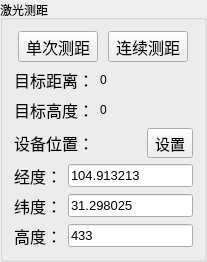
        <widget class="QGroupBox" name="groupBox_11">
         <property name="minimumSize">
          <size>
           <width>0</width>
           <height>220</height>
          </size>
         </property>
         <property name="maximumSize">
          <size>
           <width>16777215</width>
           <height>16777215</height>
          </size>
         </property>
         <property name="title">
          <string>激光测距</string>
         </property>
         <layout class="QVBoxLayout" name="verticalLayout_15">
          <item>
           <layout class="QHBoxLayout" name="horizontalLayout_7" stretch="0,0">
            <item>
             <widget class="QToolButton" name="btn_start_1_dis_2">
              <property name="enabled">
               <bool>true</bool>
              </property>
              <property name="font">
               <font>
                <family>Arial</family>
                <pointsize>12</pointsize>
               </font>
              </property>
              <property name="text">
               <string>单次测距</string>
              </property>
             </widget>
            </item>
            <item>
             <widget class="QToolButton" name="btn_start_more_dis">
              <property name="enabled">
               <bool>true</bool>
              </property>
              <property name="font">
               <font>
                <family>Arial</family>
                <pointsize>12</pointsize>
               </font>
              </property>
              <property name="text">
               <string>连续测距</string>
              </property>
             </widget>
            </item>
           </layout>
          </item>
          <item>
           <layout class="QHBoxLayout" name="horizontalLayout_8">
            <item>
             <widget class="QLabel" name="label_208">
              <property name="maximumSize">
               <size>
                <width>80</width>
                <height>16777215</height>
               </size>
              </property>
              <property name="font">
               <font>
                <family>Arial</family>
                <pointsize>12</pointsize>
                <weight>50</weight>
                <bold>false</bold>
               </font>
              </property>
              <property name="text">
               <string>目标距离：</string>
              </property>
             </widget>
            </item>
            <item>
             <widget class="QLabel" name="txt_target_dis">
              <property name="minimumSize">
               <size>
                <width>50</width>
                <height>0</height>
               </size>
              </property>
              <property name="maximumSize">
               <size>
                <width>16777215</width>
                <height>22</height>
               </size>
              </property>
              <property name="text">
               <string>0</string>
              </property>
             </widget>
            </item>
           </layout>
          </item>
          <item>
           <layout class="QHBoxLayout" name="horizontalLayout_9">
            <item>
             <widget class="QLabel" name="label_209">
              <property name="maximumSize">
               <size>
                <width>80</width>
                <height>16777215</height>
               </size>
              </property>
              <property name="font">
               <font>
                <family>Arial</family>
                <pointsize>12</pointsize>
                <weight>50</weight>
                <bold>false</bold>
               </font>
              </property>
              <property name="text">
               <string>目标高度：</string>
              </property>
             </widget>
            </item>
            <item>
             <widget class="QLabel" name="lb_target_high">
              <property name="minimumSize">
               <size>
                <width>50</width>
                <height>0</height>
               </size>
              </property>
              <property name="maximumSize">
               <size>
                <width>16777215</width>
                <height>22</height>
               </size>
              </property>
              <property name="text">
               <string>0</string>
              </property>
             </widget>
            </item>
           </layout>
          </item>
          <item>
           <layout class="QHBoxLayout" name="horizontalLayout_219">
            <item>
             <widget class="QLabel" name="label_207">
              <property name="maximumSize">
               <size>
                <width>80</width>
                <height>16777215</height>
               </size>
              </property>
              <property name="font">
               <font>
                <family>Arial</family>
                <pointsize>12</pointsize>
                <weight>50</weight>
                <bold>false</bold>
               </font>
              </property>
              <property name="text">
               <string>设备位置：</string>
              </property>
             </widget>
            </item>
            <item>
             <spacer name="horizontalSpacer_3">
              <property name="orientation">
               <enum>Qt::Horizontal</enum>
              </property>
              <property name="sizeHint" stdset="0">
               <size>
                <width>40</width>
                <height>20</height>
               </size>
              </property>
             </spacer>
            </item>
            <item>
             <widget class="QToolButton" name="btn_SetDevLocation">
              <property name="enabled">
               <bool>true</bool>
              </property>
              <property name="minimumSize">
               <size>
                <width>45</width>
                <height>0</height>
               </size>
              </property>
              <property name="font">
               <font>
                <family>Arial</family>
                <pointsize>11</pointsize>
                <weight>50</weight>
                <bold>false</bold>
               </font>
              </property>
              <property name="text">
               <string>设置</string>
              </property>
             </widget>
            </item>
           </layout>
          </item>
          <item>
           <layout class="QHBoxLayout" name="horizontalLayout_216">
            <item>
             <widget class="QLabel" name="label_204">
              <property name="maximumSize">
               <size>
                <width>80</width>
                <height>16777215</height>
               </size>
              </property>
              <property name="font">
               <font>
                <family>Arial</family>
                <pointsize>12</pointsize>
                <weight>50</weight>
                <bold>false</bold>
               </font>
              </property>
              <property name="text">
               <string>经度：</string>
              </property>
             </widget>
            </item>
            <item>
             <widget class="QLineEdit" name="txt_jingdu">
              <property name="font">
               <font>
                <family>Arial</family>
                <pointsize>10</pointsize>
               </font>
              </property>
              <property name="text">
               <string>104.913213</string>
              </property>
             </widget>
            </item>
           </layout>
          </item>
          <item>
           <layout class="QHBoxLayout" name="horizontalLayout_217">
            <item>
             <widget class="QLabel" name="label_205">
              <property name="maximumSize">
               <size>
                <width>80</width>
                <height>16777215</height>
               </size>
              </property>
              <property name="font">
               <font>
                <family>Arial</family>
                <pointsize>12</pointsize>
                <weight>50</weight>
                <bold>false</bold>
               </font>
              </property>
              <property name="text">
               <string>纬度：</string>
              </property>
             </widget>
            </item>
            <item>
             <widget class="QLineEdit" name="txt_weidu">
              <property name="font">
               <font>
                <family>Arial</family>
                <pointsize>10</pointsize>
               </font>
              </property>
              <property name="text">
               <string>31.298025</string>
              </property>
             </widget>
            </item>
           </layout>
          </item>
          <item>
           <layout class="QHBoxLayout" name="horizontalLayout_218">
            <item>
             <widget class="QLabel" name="label_206">
              <property name="maximumSize">
               <size>
                <width>80</width>
                <height>16777215</height>
               </size>
              </property>
              <property name="font">
               <font>
                <family>Arial</family>
                <pointsize>12</pointsize>
                <weight>50</weight>
                <bold>false</bold>
               </font>
              </property>
              <property name="text">
               <string>高度：</string>
              </property>
             </widget>
            </item>
            <item>
             <widget class="QLineEdit" name="txt_gaodu">
              <property name="font">
               <font>
                <family>Arial</family>
                <pointsize>10</pointsize>
               </font>
              </property>
              <property name="text">
               <string>433</string>
              </property>
             </widget>
            </item>
           </layout>
          </item>
         </layout>
        </widget>
